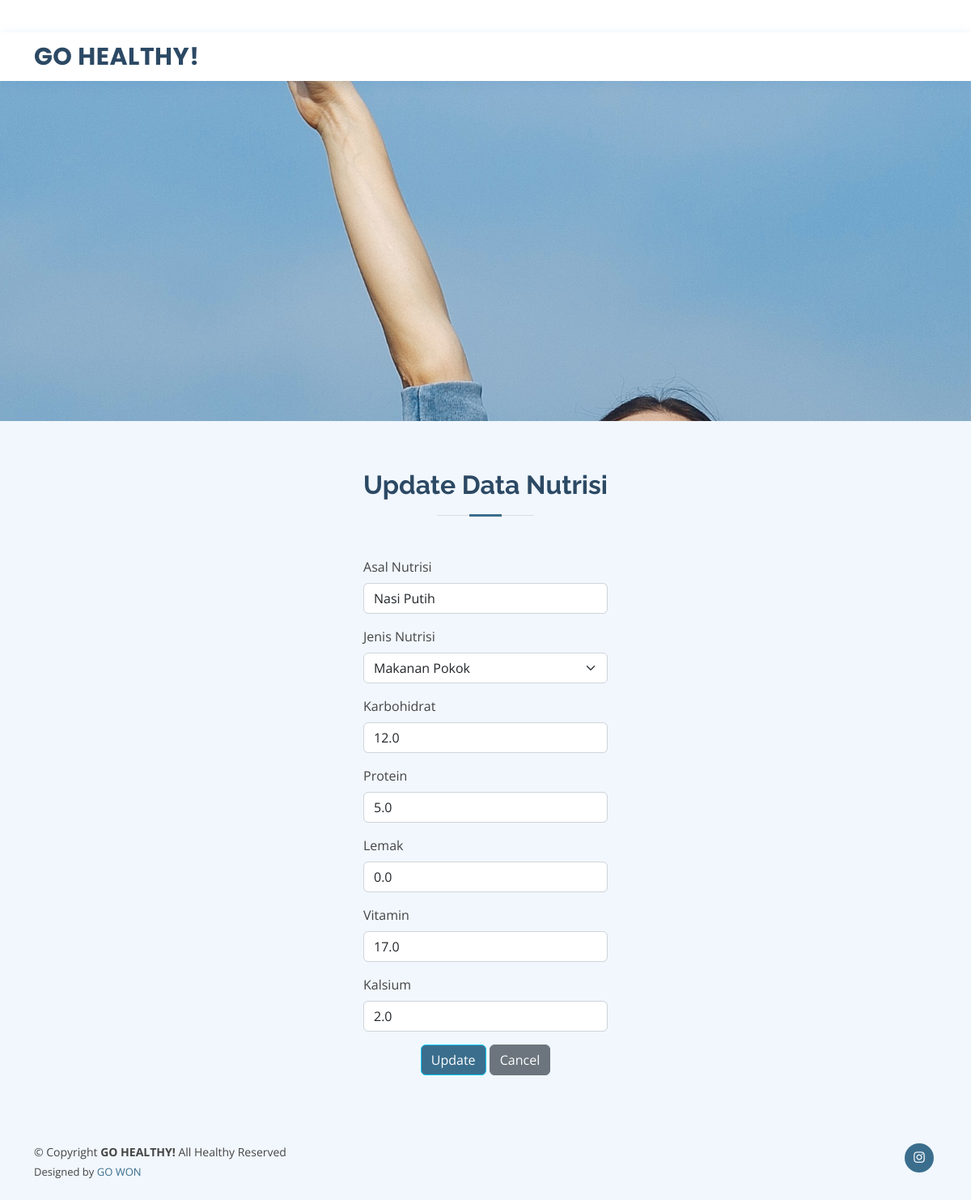
Screenshot of /go-healthy/update_nutrisi.php?kode_update=1 with the database file from the repository.
### tables this page shows
CREATE TABLE `t_nutrisi_makanan` (
  `id_nutrisi` int(11) NOT NULL AUTO_INCREMENT,
  `asal_nutrisi` varchar(50) NOT NULL,
  `id_jenis_nutrisi` int(11) NOT NULL,
  `k_karbo` decimal(3,1) DEFAULT NULL,
  `k_protein` decimal(3,1) DEFAULT NULL,
  `k_lemak` decimal(3,1) DEFAULT NULL,
  `k_vit` decimal(3,1) DEFAULT NULL,
  `k_kalsium` decimal(3,1) DEFAULT NULL,
  PRIMARY KEY (`id_nutrisi`),
  KEY `jenis_nutrisi` (`id_jenis_nutrisi`),
  CONSTRAINT `jenis_nutrisi` FOREIGN KEY (`id_jenis_nutrisi`) REFERENCES `t_jenis_sumber_nutrisi` (`id_jenis_nutrisi`)
);

CREATE TABLE `t_jenis_sumber_nutrisi` (
  `id_jenis_nutrisi` int(11) NOT NULL AUTO_INCREMENT,
  `jenis_sumber_nutrisi` varchar(50) NOT NULL,
  PRIMARY KEY (`id_jenis_nutrisi`)
);

### go-healthy/update_nutrisi.php (the view, shortened to what this page needs)
<?php
include "config.php";
$sql = mysqli_query($conn, "SELECT * FROM t_nutrisi_makanan
JOIN t_jenis_sumber_nutrisi ON t_jenis_sumber_nutrisi.id_jenis_nutrisi = t_nutrisi_makanan.id_jenis_nutrisi WHERE id_nutrisi = '$_GET[kode_update]'");
$data = mysqli_fetch_array($sql);
?>
<!DOCTYPE html>
<html>
<head>
    <link href="https://cdn.jsdelivr.net/npm/bootstrap@5.3.0/dist/css/bootstrap.min.css" rel="stylesheet">
  <link href="assets/vendor/fontawesome-free/css/all.min.css" rel="stylesheet">
  <link href="assets/vendor/animate.css/animate.min.css" rel="stylesheet">
  <link href="assets/vendor/bootstrap/css/bootstrap.min.css" rel="stylesheet">
  <link href="assets/vendor/bootstrap-icons/bootstrap-icons.css" rel="stylesheet">
  <link href="assets/vendor/boxicons/css/boxicons.min.css" rel="stylesheet">
  <link href="assets/vendor/glightbox/css/glightbox.min.css" rel="stylesheet">
  <link href="assets/vendor/remixicon/remixicon.css" rel="stylesheet">
  <link href="assets/vendor/swiper/swiper-bundle.min.css" rel="stylesheet">
  <link href="assets/css/style.css" rel="stylesheet">
</head>
<body>
  <div id="topbar" class="d-flex align-items-center fixed-top">
  </div>
  <header id="header" class="fixed-top">
    <div class="container d-flex align-items-center">
      <h1 class="logo me-auto"><a href="index.php">GO HEALTHY!</a></h1>
    </div>
  </header>
  <section id="hero" class="d-flex align-items-center">
  </section>
<main id="main">
    <section id="faq" class="faq section-bg">
        <div class="container">
                <div class="container" data-aos="fade-up" style="width: fit-content;">
                <div class="gradient-custom-1 h-100">
                <div class="mask d-flex align-items-center h-100">
                <div class="container">
                <form action="" method="POST" id="form-add" enctype="multipart/form-data">
                    <div class="section-title">
                    <h2>Update Data Nutrisi</h2>
                    </div>
                        <div class="mb-3">
                            <label for="asal_nutrisi" class="form-label">Asal Nutrisi</label>
                            <input type="text" class="form-control" id="asal_nutrisi" name="asal_nutrisi"
                                value="<?= $data['asal_nutrisi'] ?>" required>
                        </div>
                        <div class="mb-3">
                            <label for="jenis" class="form-label">Jenis Nutrisi</label>
                            <select class="form-select" aria-label="Category" id="id_jenis_nutrisi" name="id_jenis_nutrisi" value="<?= $data['id_jenis_nutrisi'] ?>"required>
                                <option value="1">Makanan Pokok</option>
                            </select>
                        </div>
                        <div class="mb-3">
                            <label for="deskripsi" class="form-label">Karbohidrat</label>
                            <input type="text" class="form-control" id="deskripsi" name="k_karbo" value="<?= $data['k_karbo'] ?>"
                                required>
                        </div>
                        <div class="mb-3">
                            <label for="harga_menu" class="form-label">Protein</label>
                            <input type="text" class="form-control" id="harga_menu" name="k_protein" value="<?= $data['k_protein'] ?>"
                                required>
                        </div>
                        <div class="mb-3">
                            <label for="harga_menu" class="form-label">Lemak</label>
                            <input type="text" class="form-control" id="harga_menu" name="k_lemak" value="<?= $data['k_lemak'] ?>"
                                required>
                        </div>
                        <div class="mb-3">
                            <label for="harga_menu" class="form-label">Vitamin</label>
                            <input type="text" class="form-control" id="harga_menu" name="k_vit" value="<?= $data['k_vit'] ?>" required>
                        </div>
                        <div class="mb-3">
                            <label for="harga_menu" class="form-label">Kalsium</label>
                            <input type="text" class="form-control" id="harga_menu" name="k_kalsium" value="<?= $data['k_kalsium'] ?>"
                                required>
                        </div>
                        <div class="text-center">
                            <button type="submit" class="btn btn-info text-white" name="update" id="btn-edit-menu"value="simpan"
                            form="form-add" style="background-color: #3B6E8D">Update</button>
                            <a href="data_nutrisi.php"><button type="button" class="btn btn-secondary" data-bs-dismiss="modal">Cancel</button></a>
                        </div>
                </form>
                </div>
                </div>
                </div>
                </div>
        </div>
        </section>
    </main>
  <footer id="footer">
    <div class="container d-md-flex py-4">
      <div class="me-md-auto text-center text-md-start">
        <div class="copyright">
          &copy; Copyright <strong><span>GO HEALTHY!</span></strong> All Healthy Reserved
        </div>
        <div class="credits">
          Designed by <a href="https://bootstrapmade.com/">GO WON</a>
        </div>
      </div>
      <div class="social-links text-center text-md-right pt-3 pt-md-0">
        <a href="https://www.instagram.com/go.won_go.healthy/" class="instagram"><i class="bx bxl-instagram"></i></a>
      </div>
    </div>
</footer>
</body>
</html>

### go-healthy/assets/css/style.css (style rules this page uses)
body { font-family: "Open Sans", sans-serif; color: #444444; }
a { color: #3B6E8D; text-decoration: none; }
h1, h2, h3, h4, h5, h6 { font-family: "Raleway", sans-serif; }
#topbar { background: #fff; height: 40px; font-size: 14px; transition: all 0.5s; z-index: 996; }
#header { background: #fff; transition: all 0.5s; z-index: 997; padding: 15px 0; top: 40px; box-shadow: 0px 2px 15px rgba(25, 119, 204, 0.1); }
#header .logo { font-size: 30px; margin: 0; padding: 0; line-height: 1; font-weight: 700; letter-spacing: 0.5px; font-family: "Poppins", sans-serif; }
#header .logo a { color: #2c4964; }
#hero { width: 100%; height: 90vh; background: url("../img/hero2.jpg") top center; background-size: cover; margin-bottom: -200px; }
@media (min-width: 1024px) { #hero { background-attachment: fixed; } }
section { padding: 60px 0; overflow: hidden; }
.section-bg { background-color: #f1f7fd; }
.section-title { text-align: center; padding-bottom: 30px; }
.section-title h2 { font-size: 32px; font-weight: bold; margin-bottom: 20px; padding-bottom: 20px; position: relative; color: #2c4964; }
.section-title h2::before { content: ""; position: absolute; display: block; width: 120px; height: 1px; background: #ddd; bottom: 1px; left: calc(50% - 60px); }
.section-title h2::after { content: ""; position: absolute; display: block; width: 40px; height: 3px; background: #3B6E8D; bottom: 0; left: calc(50% - 20px); }
#footer { color: #444444; font-size: 14px; background: #f1f7fd; }
#footer .credits { padding-top: 5px; font-size: 13px; color: #444444; }
#footer .social-links a { font-size: 18px; display: inline-block; background: #3B6E8D; color: #fff; line-height: 1; padding: 8px 0; margin-right: 4px; border-radius: 50%; text-align: center; width: 36px; height: 36px; transition: 0.3s; }

### rows the page displays
t_nutrisi_makanan: asal_nutrisi "Nasi Putih", id_jenis_nutrisi "Makanan Pokok", k_karbo "12.0", k_protein "5.0", k_lemak "0.0", k_vit "17.0", k_kalsium "2.0"
